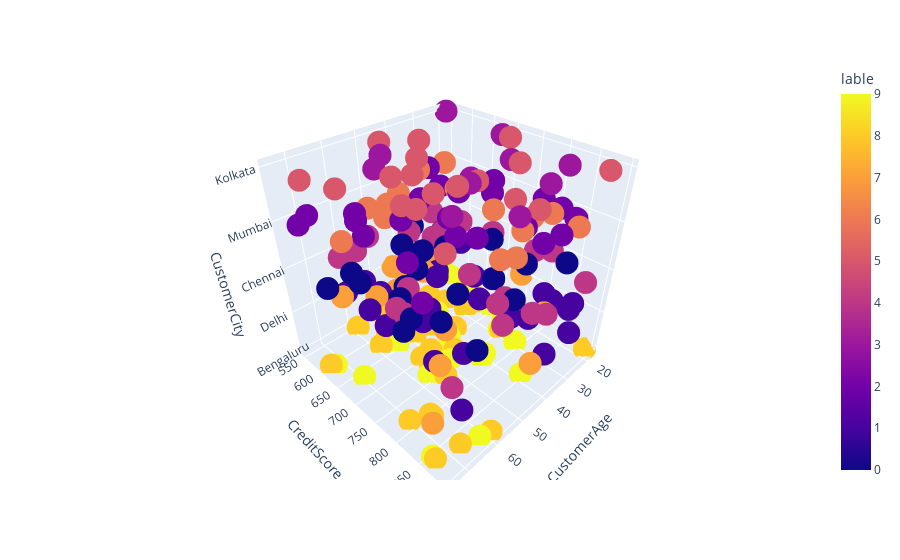

This figure's notebook cell:
### Code cell
kmean=KMeans(n_clusters=10,max_iter=400).fit(X)

lables=kmean.predict(X)

K_DF=df.copy()

K_DF['lable']=lables


px.scatter_3d(K_DF, 'CustomerAge', 'CreditScore', 'CustomerCity', color='lable')

### Figure 1 — Plotly figure (JSON) as saved in the notebook; plotly's stock layout.template omitted (floating-point values rounded to 4 significant figures; data arrays with more than 128 entries replaced by an {"elided": "..."} marker saying what was removed)
{"data": [{"hovertemplate": "CustomerAge=%{x}<br>CreditScore=%{y}<br>CustomerCity=%{z}<br>lable=%{marker.color}<extra></extra>", "legendgroup": "", "marker": {"color": {"elided": "200 int values"}, "coloraxis": "coloraxis", "symbol": "circle"}, "mode": "markers", "name": "", "scene": "scene", "showlegend": false, "type": "scatter3d", "x": {"elided": "200 int values"}, "y": {"elided": "200 int values"}, "z": {"elided": "200 str values"}}], "layout": {"coloraxis": {"colorbar": {"title": {"text": "lable"}}, "colorscale": [[0, "#0d0887"], [0.1111, "#46039f"], [0.2222, "#7201a8"], [0.3333, "#9c179e"], [0.4444, "#bd3786"], [0.5556, "#d8576b"], [0.6667, "#ed7953"], [0.7778, "#fb9f3a"], [0.8889, "#fdca26"], [1, "#f0f921"]]}, "legend": {"tracegroupgap": 0}, "margin": {"t": 60}, "scene": {"domain": {"x": [0, 1], "y": [0, 1]}, "xaxis": {"title": {"text": "CustomerAge"}}, "yaxis": {"title": {"text": "CreditScore"}}, "zaxis": {"title": {"text": "CustomerCity"}}}}}
